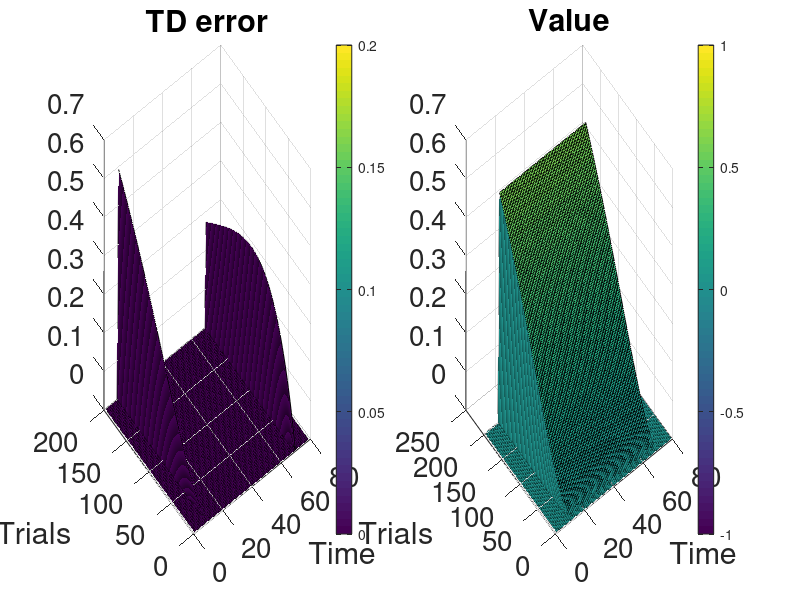

Write the MATLAB code that produced this figure. (Note: this script raises an error after producing the figure.)
function lambda_modification_novelty2_2110

% similar to 2005_2 but for novelty with a second cue
% different system for first order and second order
% this is similar to lambda1911 but convoluted with kernels

clear

V = []; W = []; V2 = []; W2 = []; delta = [];
t_step = 10; %timestep per second
t_max = 8*t_step; %time for trial end
t_stim = 1*t_step; %time for cue
t_rew = 7*t_step; %time for reward
n_trials = 200; %trial number
% gamma = 0.9;
gamma = 1;

alpha = .01; %Rescorla-Wagner with TD
lambda = 1;

% alpha = .06; %use this for Ryu figure
% lambda = 0.75;

% alpha = .7; %1-step TD
% lambda = 0;

% x(i,t): stimulus representation
% when light comes on at t = k; x(i+k,i+k)=1;
 
T = ([1:t_max]-t_stim)/t_step; %actual time for plot

% stimulus
x = zeros(t_max,t_max);
for i = 1:t_max-t_stim
    x(i+t_stim,i+t_stim) = 1;
end

% weight
w = zeros(t_max,1);
% w(t_stim:t_rew)=-0.5; %puff reversal
% w(t_stim:t_rew)=0.2; %novelty
% w(t_stim:t_rew)=1; %novelty
 
% reward function
r = zeros(t_max,1); % reward function
% r(t_rew) = 1;
r(t_rew) = 1; %no outcome
 
% Value function
for t = 1:t_max
    v(t) = (sum(w.*x(:,t)));
end
V = [V; v];

for n = 1:n_trials
    et = zeros(t_max,1); %initialize eligibility traces
    for t = 1:t_max-1
         v(t) = (sum(w.*x(:,t)));
         v(t+1) = (sum(w.*x(:,t+1)));
        d = r(t)+gamma*v(t+1)-v(t); % calculate delta
%         et = gamma*lambda*et + alpha*(x(:,t)); %old
%         w = w + d*et;
        et = gamma*lambda*et + (x(:,t));
        w = w + alpha*d*et;
        
        delta(n,t) = d;
    end
    W(n,:) = w;
    V = [V;v];
end

% figure
% subplot(1,2,1)
% surf(delta)
% colorbar
% lim=caxis;
% caxis([0 0.2])
% xlabel('Time')
% ylabel('Trials')
% title('TD error')
% % h=gca;
% % h.XTick = -2000:2000:6000;
% % h.XTickLabel = {-2:2:6};
% box off
% set(gca,'tickdir','out')
% set(gca,'TickLength',2*(get(gca,'TickLength')))
% set(gca,'FontSize',20)
% set(gcf,'color','w')
% 
% subplot(1,2,2)
% surf(V)
% colorbar
% caxis([-1 1])
% xlabel('Time')
% ylabel('Trials')
% title('Value')
% % h=gca;
% % h.XTick = -2000:2000:6000;
% % h.XTickLabel = {-2:2:6};
% box off
% set(gca,'tickdir','out')
% set(gca,'TickLength',2*(get(gca,'TickLength')))
% set(gca,'FontSize',20)
% set(gcf,'color','w')
% 
% figure
% colormap yellowblue
% imagesc(delta)
% colorbar
% lim=caxis;
% % caxis([-0.2 0.2])
% caxis([-.5 .5])
% % axis([9 31 0 40])
% xlabel('Time')
% ylabel('Trials')
% title(sprintf('gamma = %1.2f; alpha = %1.2f; lambda = %1.2f',gamma,alpha,lambda))
% box off
% set(gca,'tickdir','out')
% set(gca,'TickLength',2*(get(gca,'TickLength')))
% set(gca,'FontSize',15)
% set(gcf,'color','w')

%%%%%%%%%%%%%%%%%%%%%%%%%%%%%%%%%%%%%%%%%%%%%%%%%%%%%%%%%%%%%%%%%%%%
%% second order

alpha = .01; %Rescorla-Wagner with TD
lambda = 1;

% stimulus
x = zeros(t_max,t_max);
for i = 1:t_max-t_stim
    x(i+t_stim,i+t_stim) = 1;
end

% weight
w = zeros(t_max,1);
% w(t_stim:t_rew)=-0.5; %puff reversal
% w(t_stim:t_rew)=0.2; %novelty
% w(t_stim:t_rew)=0.5; %novelty
 
% % reward function
% r = zeros(t_max,1); % reward function
% % r(t_rew) = 1;
% r(t_rew) = 0; %no outcome
 
% Value function
for t = 1:t_max
    v(t) = (sum(w.*x(:,t)));
end
V2 = [V2; v];

for n = 1:n_trials
    et = zeros(t_max,1); %initialize eligibility traces
    % reward function
    r = zeros(t_max,1); % reward function
    r(t_rew) = delta(n,t_stim); %use delta in 1st order
    for t = 1:t_max-1
         v(t) = (sum(w.*x(:,t)));
         v(t+1) = (sum(w.*x(:,t+1)));
        d = r(t)+gamma*v(t+1)-v(t); % calculate delta
%         et = gamma*lambda*et + alpha*(x(:,t)); %old
%         w = w + d*et;
        et = gamma*lambda*et + (x(:,t));
        w = w + alpha*d*et;
        
        delta2(n,t) = d;
    end
    W2(n,:) = w;
    V2 = [V2;v];
end

figure
subplot(1,2,1)
surf(delta2)
colorbar
lim=caxis;
caxis([0 0.2])
xlabel('Time')
ylabel('Trials')
title('TD error')
% h=gca;
% h.XTick = -2000:2000:6000;
% h.XTickLabel = {-2:2:6};
box off
set(gca,'tickdir','out')
set(gca,'TickLength',2*(get(gca,'TickLength')))
set(gca,'FontSize',20)
set(gcf,'color','w')

subplot(1,2,2)
surf(V2)
colorbar
caxis([-1 1])
xlabel('Time')
ylabel('Trials')
title('Value')
% h=gca;
% h.XTick = -2000:2000:6000;
% h.XTickLabel = {-2:2:6};
box off
set(gca,'tickdir','out')
set(gca,'TickLength',2*(get(gca,'TickLength')))
set(gca,'FontSize',20)
set(gcf,'color','w')

figure
colormap yellowblue
imagesc(delta2)
colorbar
lim=caxis;
% caxis([-0.2 0.2])
caxis([-.5 .5])
% axis([9 31 0 40])
xlabel('Time')
ylabel('Trials')
title(sprintf('gamma = %1.2f; alpha = %1.2f; lambda = %1.2f',gamma,alpha,lambda))
box off
set(gca,'tickdir','out')
set(gca,'TickLength',2*(get(gca,'TickLength')))
set(gca,'FontSize',15)
set(gcf,'color','w')

%%%%%%%%%%%%%%%%%%%%%%%%%%%%%%%%%%%%%%%%%%%%%%%%%%%%%%%%%%%%%%%%%%%%

figure('color','w')
subplot(1,2,1)
winterColors = colormap(winter(9));
plot(T(2:end),[delta(1,1:(end-1)) 0],'Color',winterColors(1,:))
hold on
plot(T(2:end),[delta(21,1:(end-1)) 0],'Color',winterColors(2,:))
plot(T(2:end),[delta(41,1:(end-1)) 0],'Color',winterColors(3,:))
plot(T(2:end),[delta(61,1:(end-1)) 0],'Color',winterColors(4,:))
plot(T(2:end),[delta(81,1:(end-1)) 0],'Color',winterColors(5,:))
plot(T(2:end),[delta(101,1:(end-1)) 0],'Color',winterColors(6,:))
plot(T(2:end),[delta(121,1:(end-1)) 0],'Color',winterColors(7,:))
plot(T(2:end),[delta(141,1:(end-1)) 0],'Color',winterColors(8,:))
plot(T(2:end),[delta(161,1:(end-1)) 0],'Color',winterColors(9,:))
title(sprintf('gamma = %1.2f; alpha = %1.2f; lambda = %1.2f',gamma,alpha,lambda))
xlabel('Time (s)')
ylabel('TD error')
box off
set(gca,'tickdir','out')
set(gca,'ylim',[0 1])
set(gca,'xtick',[0 2 4 6])
axis([-1 4 -0.1 1])
set(gca,'FontSize',15)

subplot(1,2,2)
winterColors = colormap(winter(9));
plot(T,[V2(1,1:(end-1)) 0],'Color',winterColors(1,:))
hold on
plot(T,[V2(21,1:(end-1)) 0],'Color',winterColors(2,:))
plot(T,[V2(41,1:(end-1)) 0],'Color',winterColors(3,:))
plot(T,[V2(61,1:(end-1)) 0],'Color',winterColors(4,:))
plot(T,[V2(81,1:(end-1)) 0],'Color',winterColors(5,:))
plot(T,[V2(101,1:(end-1)) 0],'Color',winterColors(6,:))
plot(T,[V2(121,1:(end-1)) 0],'Color',winterColors(7,:))
plot(T,[V2(141,1:(end-1)) 0],'Color',winterColors(8,:))
plot(T,[V2(161,1:(end-1)) 0],'Color',winterColors(9,:))
title(sprintf('gamma = %1.2f; alpha = %1.2f; lambda = %1.2f',gamma,alpha,lambda))
xlabel('Time (s)')
ylabel('threat prediction')
box off
set(gca,'tickdir','out')
set(gca,'ylim',[0 1])
set(gca,'xtick',[0 2 4 6])
axis([-1 4 -0.1 1])
set(gca,'FontSize',15)

figure('color','w')
subplot(1,2,1)
plot(delta(:,t_stim),'-')
title('TS dopamine')
xlabel('trial')
ylabel('response at retreat')
box off
set(gca,'ylim',[0 1])
set(gca,'tickdir','out')
set(gca,'FontSize',15)

subplot(1,2,2)
plot(V2(:,t_stim+1),'-')
title('threat prediction')
xlabel('trial')
ylabel('V')
box off
set(gca,'ylim',[0 1])
set(gca,'tickdir','out')
set(gca,'FontSize',15)

